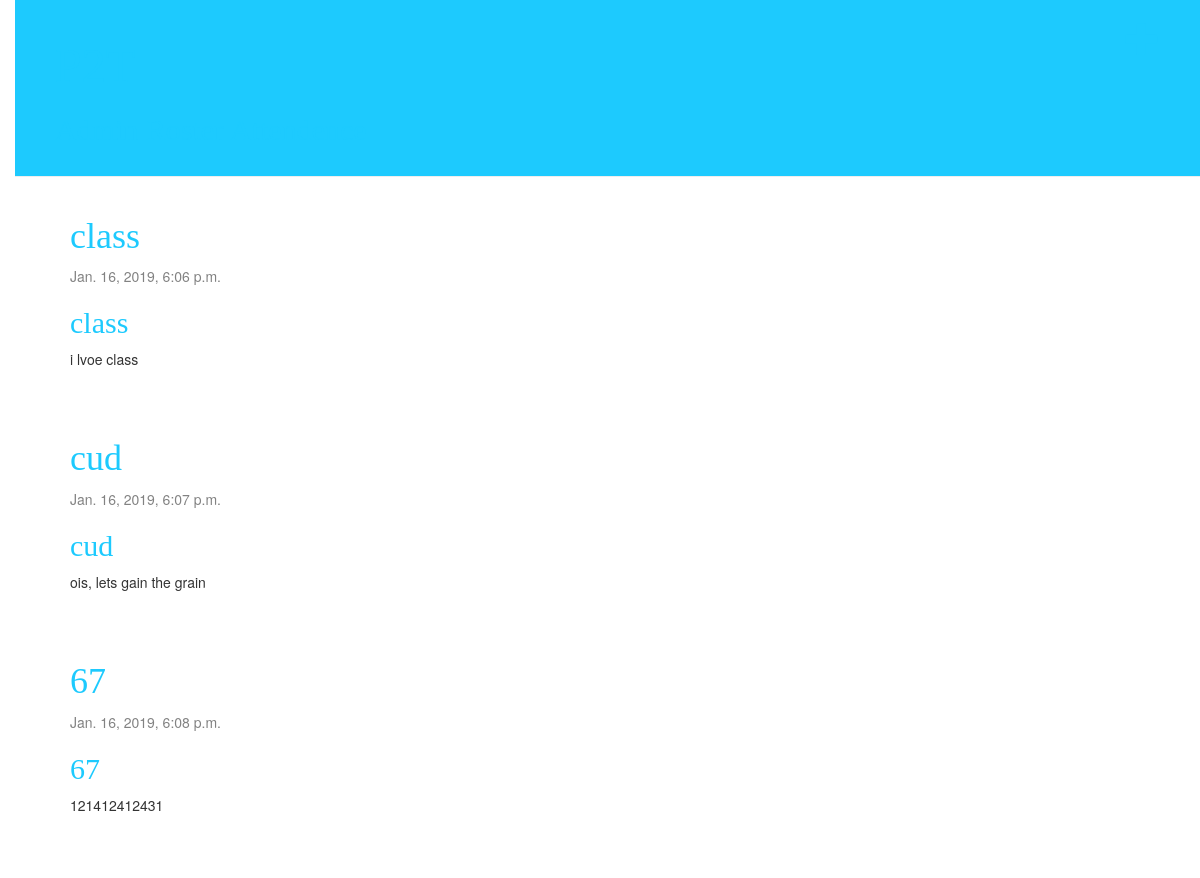
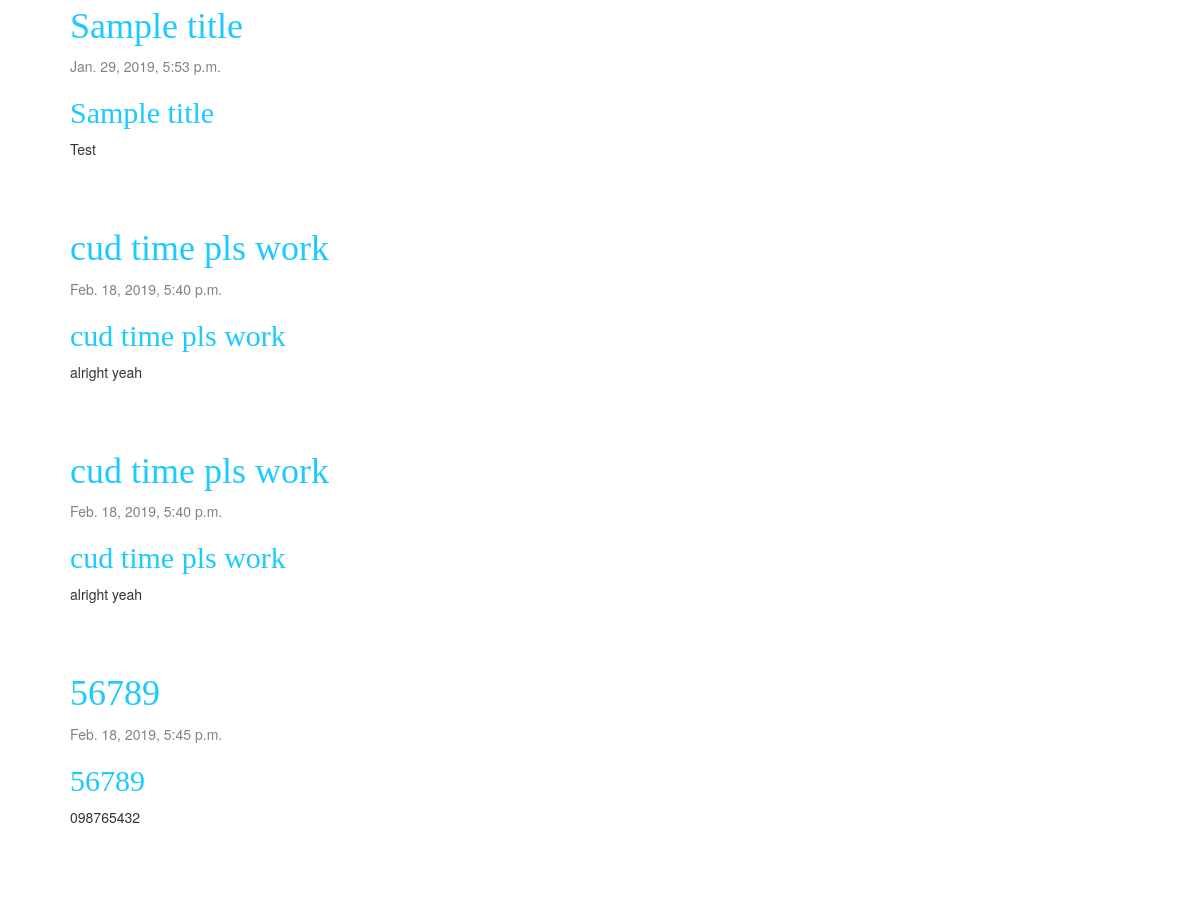
The app's page /, older data (2 pictures, top to bottom).
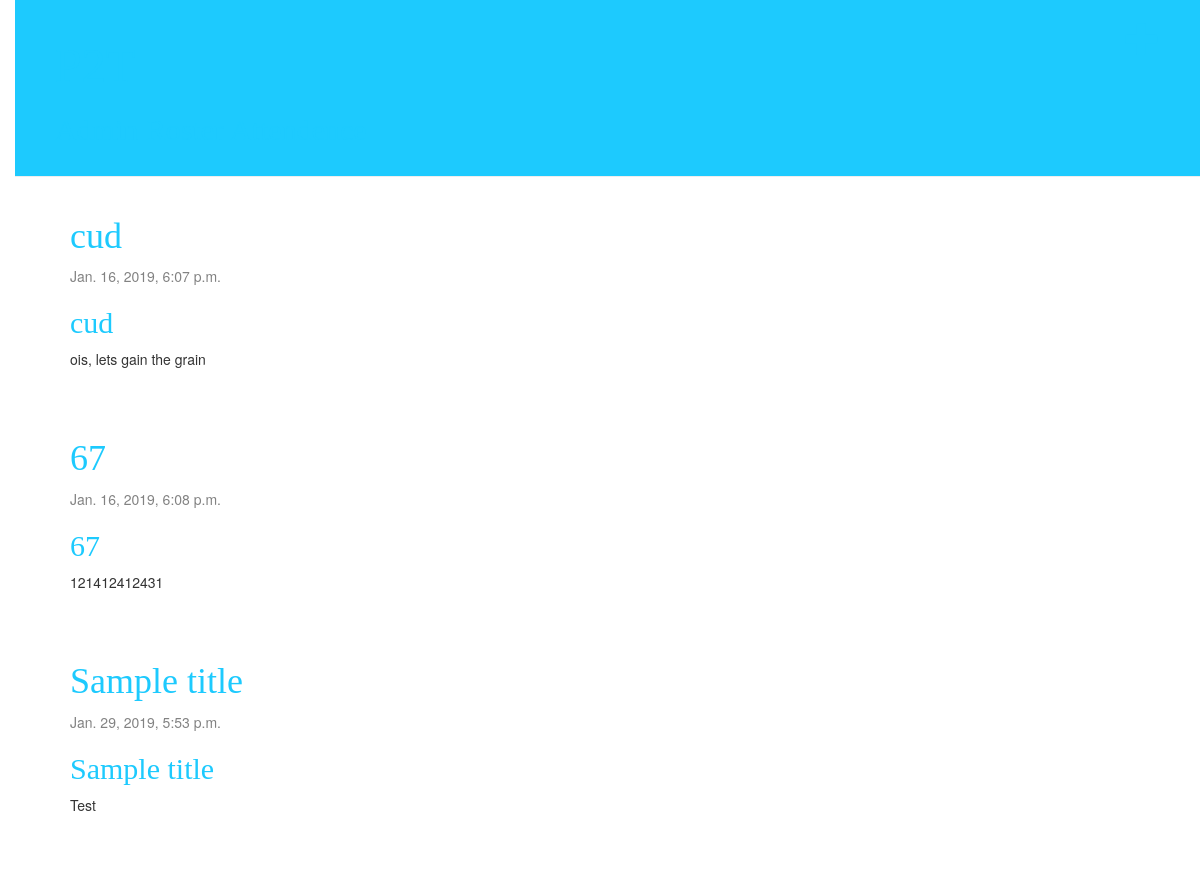
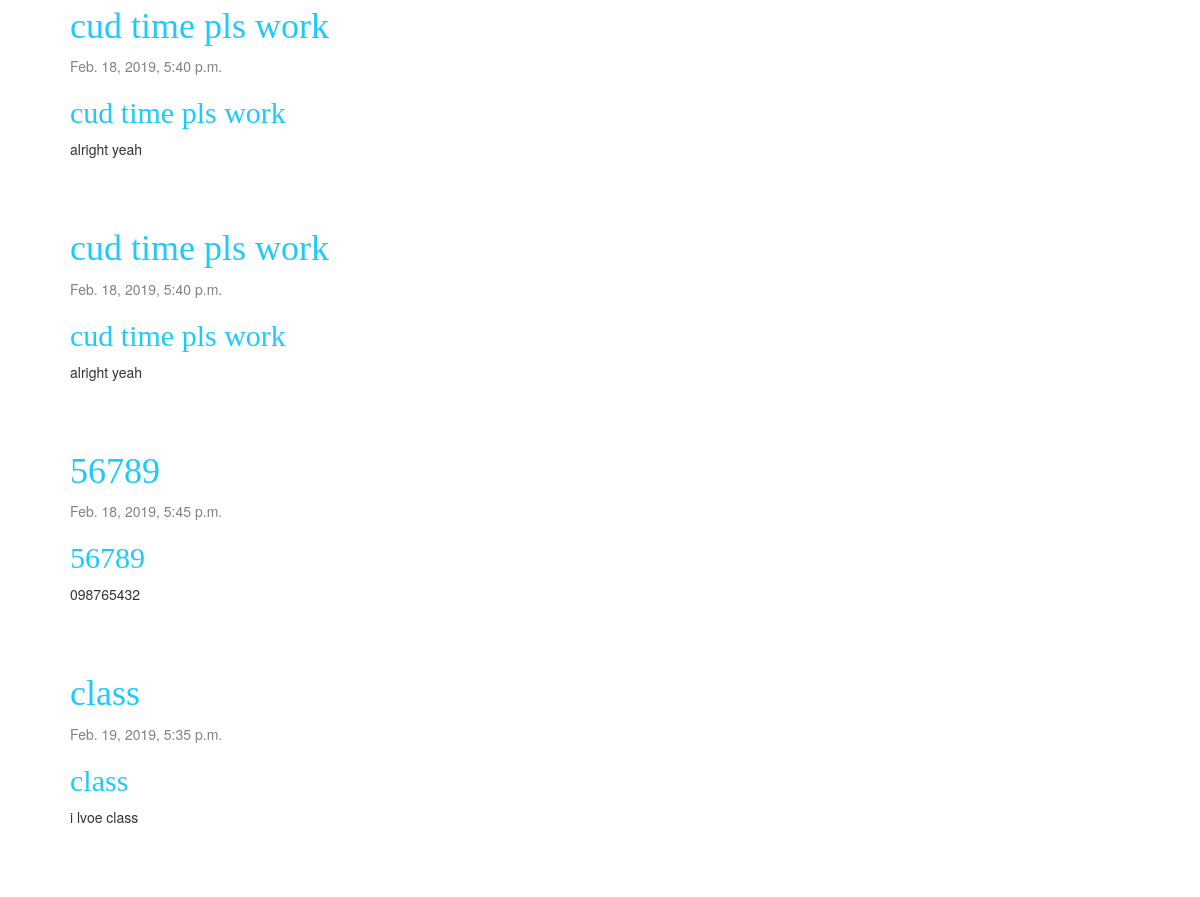
The same page, newer data (2 pictures, top to bottom).
### blog/models.py (models this page shows, shortened)
class Post(models.Model):
    author = models.ForeignKey(settings.AUTH_USER_MODEL, on_delete=models.CASCADE)
    title = models.CharField(max_length=200)
    text = models.TextField()
    created_date = models.DateTimeField(default=timezone.now)
    published_date = models.DateTimeField(blank=True, null=True)

### blog/views.py (the view)
# urls.py: path('', views.post_list, name='post_list'),
def post_list(request):
    posts = Post.objects.filter(published_date__lte=timezone.now()).order_by('published_date')
    return render(request, 'blog/post_list.html', {'posts': posts})

### blog/templates/blog/post_list.html
{% extends 'blog/base.html' %}
{% block content %}
    {% for post in posts %}
	<h1><a href="{% url 'post_detail' pk=post.pk %}">{{ post.title }}</a></h1>
        <div class="post">
            <div class="date">
                {{ post.published_date }}
            </div>
            <h2><a href="">{{ post.title }}</a></h2>
            <p>{{ post.text|linebreaksbr }}</p>
        </div>
    {% endfor %}
{% endblock %}

Row changes from the older to the newer data that the page shows:
changed Post "class": published_date "Jan. 16, 2019, 6:06 p.m." → "Feb. 19, 2019, 5:35 p.m."; moves down the list
